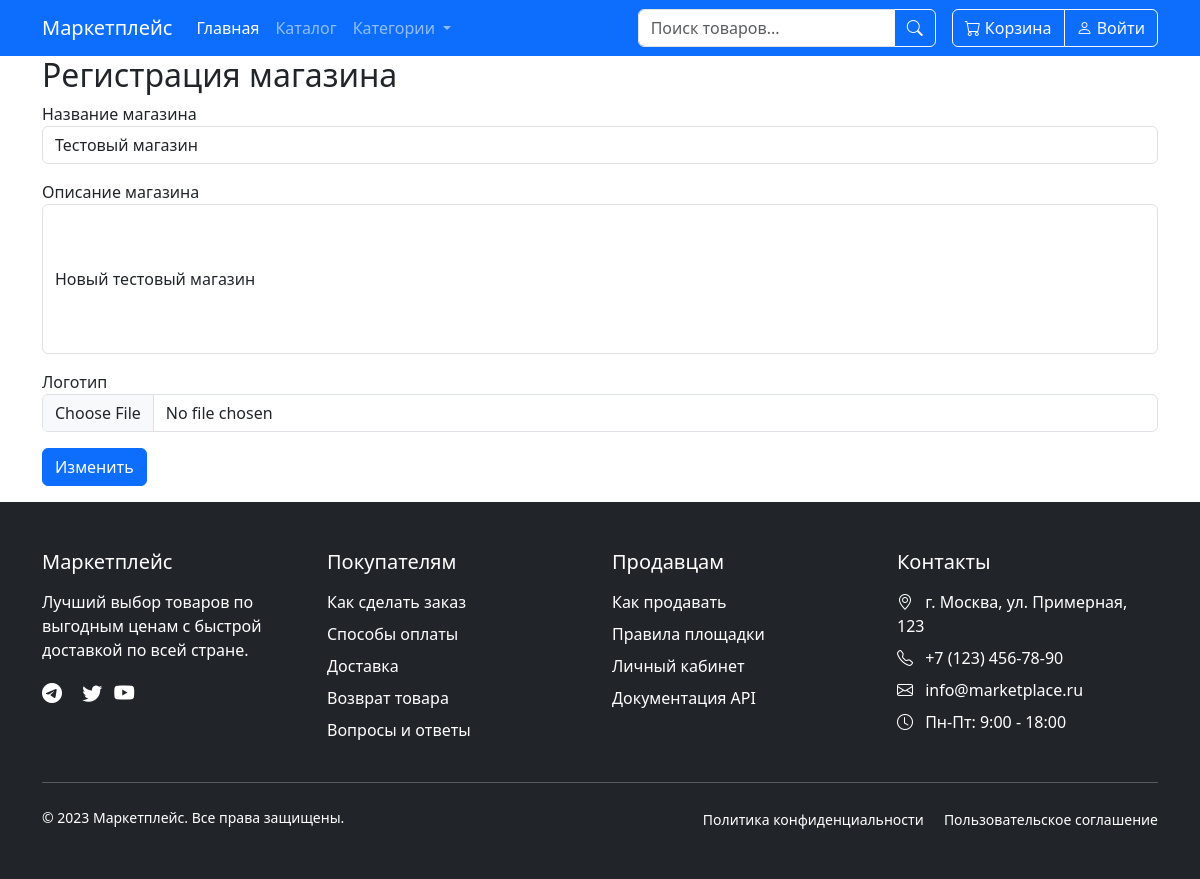
The app's page /edit_shop/1, older data.
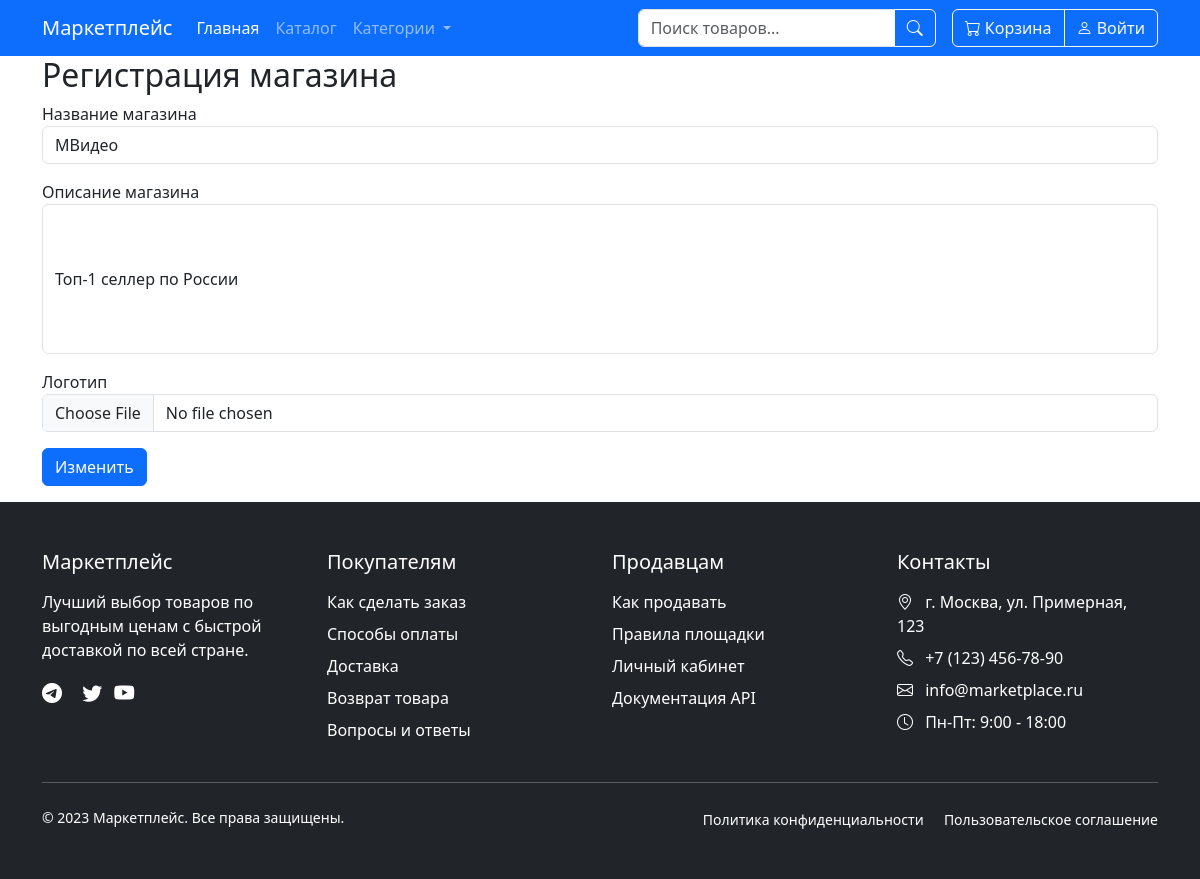
The same page, newer data.
### data/models/shops.py (models this page shows)
class Shop(SqlAlchemyBase, SerializerMixin):
    __tablename__ = 'shops'
    id = Column(Integer, primary_key=True, autoincrement=True)
    owner_id = Column(Integer, ForeignKey("users.id"))
    name = Column(String)
    description = Column(String)
    logo_url = Column(String)
    created_date = Column(String, default=datetime.date.today())
    rating = Column(Integer)
    user = orm.relationship('User')

### main.py (the view, shortened to what this page needs)
@login_required
@app.route('/edit_shop/<int:shop_id>', methods=['GET', 'POST'])
def edit_shop(shop_id):
    form = Shop_registration()
    if request.method == 'GET':
        db_sess = db_session.create_session()
        shop = db_sess.query(Shop).filter(Shop.id == shop_id).first()
        if shop:
            form.name.data = shop.name
            form.description.data = shop.description
            form.submit.label.text = 'Изменить'
        else:
            abort(404)
    return render_template('shop_registration.html', form=form)

### forms/Shop_registration_form.py
class Shop_registration(FlaskForm):
    name = StringField('Название магазина', validators=[DataRequired()])
    description = StringField('Описание магазина', validators=[DataRequired()])
    logo = FileField('Логотип')
    submit = SubmitField('Зарегистрировать', validators=[DataRequired()])

### data/db_session.py (called while the page is built)
def create_session() -> Session:
    global __factory
    return __factory()

### templates/shop_registration.html (shortened to what this page needs)
{% extends "base.html" %}
{% block main %}
<h2>Регистрация магазина</h2>
<form action="" method="post" enctype="multipart/form-data">
    <p>
        {{ form.name.label }}<br>
        {{ form.name(class="form-control") }}
    </p>
    <p>
        {{ form.description.label }}<br>
        {{ form.description(class="form-control", rows="5", style="height: 150px; white-space: pre-wrap; overflow-x: hidden;", wrap="soft") }}
    </p>
    <p>
        {{ form.logo.label }}<br>
        {{ form.logo(class="form-control") }}
    </p>
    <p>
        {{ form.submit(class="btn btn-primary", type="submit") }}
    </p>
</form>
{% endblock %}

### templates/base.html (shortened to what this page needs)
<!DOCTYPE html>
<html lang="ru">
<head>
    <link href="https://cdn.jsdelivr.net/npm/bootstrap@5.3.0/dist/css/bootstrap.min.css" rel="stylesheet">
    <link rel="stylesheet" href="https://cdn.jsdelivr.net/npm/bootstrap-icons@1.10.0/font/bootstrap-icons.css">
    <link rel="stylesheet" href="css/style.css">
</head>
<body>
    <nav class="navbar navbar-expand-lg navbar-dark bg-primary sticky-top">
        <div class="container">
            <a class="navbar-brand" href="/">Маркетплейс</a>
            <div class="collapse navbar-collapse" id="navbarSupportedContent">
                <ul class="navbar-nav me-auto mb-2 mb-lg-0">
                    <li class="nav-item">
                        <a class="nav-link active" href="/">Главная</a>
                    </li>
                    <li class="nav-item">
                        <a class="nav-link" href="/catalog">Каталог</a>
                    </li>
                    <li class="nav-item dropdown">
                        <a class="nav-link dropdown-toggle" href="#" id="navbarDropdown" role="button" data-bs-toggle="dropdown">
                            Категории
                        </a>
                    </li>
                </ul>
                <div class="d-flex align-items-center">
                    <form class="d-flex me-3">
                        <div class="input-group">
                            <input class="form-control" type="search" placeholder="Поиск товаров...">
                            <button class="btn btn-outline-light" type="submit">
                                <i class="bi bi-search"></i>
                            </button>
                        </div>
                    </form>
                    <div class="btn-group">
                        <a href="/cart" class="btn btn-outline-light position-relative">
                            <i class="bi bi-cart"></i> Корзина
                        </a>
                        {% if current_user.is_authenticated %}
                        <a class="navbar-brand" href="/logout">{{ current_user.name }} {{ current_user.surname }}</a>
                        {% else %}
                        <a href="/login" class="btn btn-outline-light">
                            <i class="bi bi-person"></i> Войти
                        </a>
                        {% endif %}
                    </div>
                </div>
            </div>
        </div>
    </nav>
<main role="main" class="container">
    {% block main %}{% endblock %}
</main>
    <footer class="bg-dark text-white py-5">
        <div class="container">
            <div class="row">
                <div class="col-lg-3 mb-4 mb-lg-0">
                    <h5 class="mb-3">Маркетплейс</h5>
                    <p>Лучший выбор товаров по выгодным ценам с быстрой доставкой по всей стране.</p>
                    <div class="social-icons">
                        <a href="#" class="text-white me-2"><i class="bi bi-telegram fs-5"></i></a>
                        <a href="#" class="text-white me-2"><i class="bi bi-twitter fs-5"></i></a>
                        <a href="#" class="text-white"><i class="bi bi-youtube fs-5"></i></a>
                    </div>
                </div>
                <div class="col-lg-3 col-md-4 mb-4 mb-md-0">
                    <h5 class="mb-3">Покупателям</h5>
                    <ul class="list-unstyled">
                        <li class="mb-2"><a href="#" class="text-white text-decoration-none">Как сделать заказ</a></li>
                        <li class="mb-2"><a href="#" class="text-white text-decoration-none">Способы оплаты</a></li>
                        <li class="mb-2"><a href="#" class="text-white text-decoration-none">Доставка</a></li>
                        <li class="mb-2"><a href="#" class="text-white text-decoration-none">Возврат товара</a></li>
                        <li><a href="#" class="text-white text-decoration-none">Вопросы и ответы</a></li>
                    </ul>
                </div>
                <div class="col-lg-3 col-md-4 mb-4 mb-md-0">
                    <h5 class="mb-3">Продавцам</h5>
                    <ul class="list-unstyled">
                        <li class="mb-2"><a href="#" class="text-white text-decoration-none">Как продавать</a></li>
                        <li class="mb-2"><a href="#" class="text-white text-decoration-none">Правила площадки</a></li>
                        <li class="mb-2"><a href="#" class="text-white text-decoration-none">Личный кабинет</a></li>
                        <li><a href="#" class="text-white text-decoration-none">Документация API</a></li>
                    </ul>
                </div>
                <div class="col-lg-3 col-md-4">
                    <h5 class="mb-3">Контакты</h5>
                    <ul class="list-unstyled">
                        <li class="mb-2"><i class="bi bi-geo-alt me-2"></i> г. Москва, ул. Примерная, 123</li>
                        <li class="mb-2"><i class="bi bi-telephone me-2"></i> +7 (123) 456-78-90</li>
                        <li class="mb-2"><i class="bi bi-envelope me-2"></i> info@marketplace.ru</li>
                        <li><i class="bi bi-clock me-2"></i> Пн-Пт: 9:00 - 18:00</li>
                    </ul>
                </div>
            </div>
            <hr class="my-4">
            <div class="row">
                <div class="col-md-6 text-center text-md-start">
                    <p class="small mb-0">© 2023 Маркетплейс. Все права защищены.</p>
                </div>
                <div class="col-md-6 text-center text-md-end">
                    <a href="#" class="text-white small text-decoration-none me-3">Политика конфиденциальности</a>
                    <a href="#" class="text-white small text-decoration-none">Пользовательское соглашение</a>
                </div>
            </div>
        </div>
    </footer>
</body>
</html>

Row changes from the older to the newer data that the page shows:
changed Shop: name "Тестовый магазин" → "МВидео"; description "Новый тестовый магазин" → "Топ-1 селлер по России"
